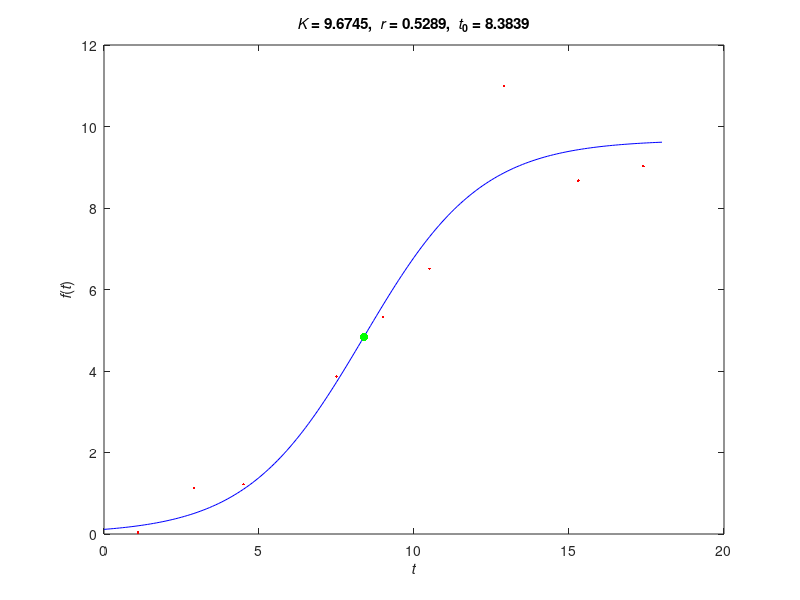

This figure's MATLAB source: (Note: this script raises an error after producing the figure.)
% logsim.m - simulated logistic data fitting example
% 
% S. J. Orfanidis - 440:127 - Spring 2014

% K1 = 9; r1 = 0.5; t1 = 8;
% 
% c1 = [K1,r1, t1]';
% 
% f = @(c,t) c(1)./(1 + exp(-c(2)*(t-c(3))));
% 
% t = linspace(0,18,181);
% y1 = f(c1,t);
% 
% rng(100);
% ti = (1:17) + 0.5*randn(1,17);
% ti = round(10*ti)/10; ti
% yi = f(c1,ti) + 0.3*randn(size(ti));
% yi = round(100*yi)/100;
% 
% ti = ti(1:2:end)'; yi = yi(1:2:end)';
%
%  ti     yi
% ------------
%  1.1   0.04
%  2.9   1.13
%  4.5   1.22
%  7.5   3.87
%  9.0   5.33
% 10.5   6.51
% 12.9   8.37
% 15.3   8.67
% 17.4   9.03

clear all;

f = @(c,t) c(1)./(1 + exp(-c(2)*(t-c(3))));

Y = [1.1   0.04
     2.9   1.13
     4.5   1.22
     7.5   3.87
     9.0   5.33
    10.5   6.51
    12.9   11         % 8.37  
    15.3   8.67
    17.4   9.03];

ti = Y(:,1); yi = Y(:,2);

[diff0,i0] = max(diff(yi)./diff(ti));    % initial estimates
K0 = max(yi);                       
r0 = 4*diff0/K0;
t0 = ti(i0);

c0 = [K0, r0, t0]'

c = nlinfit(ti,yi,f,c0); 

J = @(c) sum(abs(yi - f(c,ti)).^2);     % DIY approach
c2 = fminsearch(J,c0);
percent = norm(c2-c)*100/norm(c) 

K = c(1)      % estimated parameters
r = c(2)
t0 = c(3)

t = linspace(0,18,181);

figure; plot(t,f(c,t), 'b-', ti,yi,'r.',t0,K/2,'g.','markersize',18);
 
T = ['{\itK} = ',num2str(K,'%6.4f'), ',  {\itr} = ',num2str(r,'%6.4f'), ',  {\itt}_0 = ',num2str(t0,'%6.4f')];
title(T)
xlabel('{\itt}'); ylabel('{\itf}({\itt})');
xaxis(0,18,0:2:18); yaxis(-0.5,12,0:2:12);

legend(' model, {\itf}({\itt})', ' data', ' inflection, {\itt}_0', 'location','nw')

text('interpreter','latex','string',...
    '$$f(t) = \frac{K}{1+e^{-r(t-t_0)}}$$',...
    'Position',[8.9 1],'FontSize',18, ...
    'color','b', 'edgecolor',[0,0,1])

% print -depsc logsim.eps
% print -dmeta logsim.wmf

% DIY 

Y = [1.1   0.04
     2.9   1.13
     4.5   1.22
     7.5   3.87
     9.0   5.33
    10.5   6.51
    12.9  11.00       % outlier, 8.37 -> 11.00
    15.3   8.67
    17.4   9.03];

ti = Y(:,1); yi = Y(:,2);

[diff0,i0] = max(diff(yi)./diff(ti));    % initial estimates
K0 = max(yi);                       
r0 = 4*diff0/K0;
t0 = ti(i0);

c0 = [K0, r0, t0]'

J = @(c) sum(abs(yi - f(c,ti)));     % L1 criterion
c1 = fminsearch(J,c0);               

J = @(c) sum((yi - f(c,ti)).^2);     % L2 criterion
c2 = fminsearch(J,c0);

t = linspace(0,18,181);

figure; plot(t,f(c1,t), 'g-', t,f(c2,t), 'b--', ti,yi,'r.','markersize',18);
 
title('comparison of {\itL}_1 and {\itL}_2 criteria');
xlabel('{\itt}'); ylabel('{\itf}({\itt})');
xaxis(0,18,0:2:18); yaxis(-0.5,12,0:2:12);

legend(' {\itL}_1', ' {\itL}_2', ' data', 'location','nw')

text('interpreter','latex','string',...
    '$$f(t) = \frac{K}{1+e^{-r(t-t_0)}}$$',...
    'Position',[8.9 1],'FontSize',18, ...
    'color','b', 'edgecolor',[0,0,1])

text('interpreter','latex','string',...
    '$$\mbox{outlier}\rightarrow$$',...
    'Position',[8.3,11.08],'FontSize',18, ...
    'color','b')

print -depsc logsim1.eps
print -dmeta logsim1.wmf
